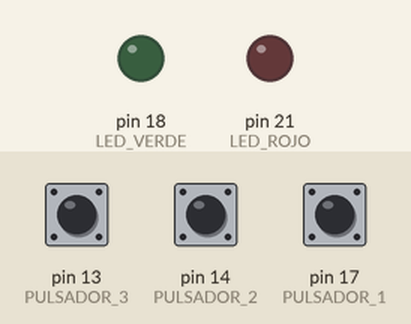
Bench run of a program on a simulated MicroPython board. Shown: output pins drawn as LEDs (lit = HIGH). Dashed ring = blinking. Inputs (shaded band) come from the test bench; at power-on: pin 13 (PULSADOR_3) HIGH, pin 14 (PULSADOR_2) HIGH, pin 17 (PULSADOR_1) HIGH.

Above: at 1.2 s.
1.3 s: pin 13 (PULSADOR_3) pulled LOW for 0.15 s
At 1.7 s:
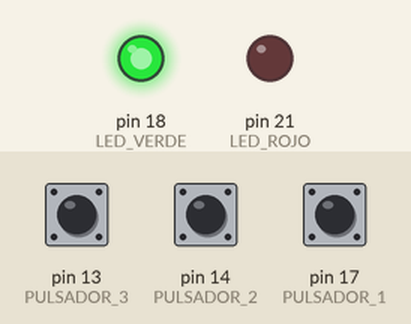
3.8 s: pin 14 (PULSADOR_2) pulled LOW for 3.2 s
At 4.2 s:
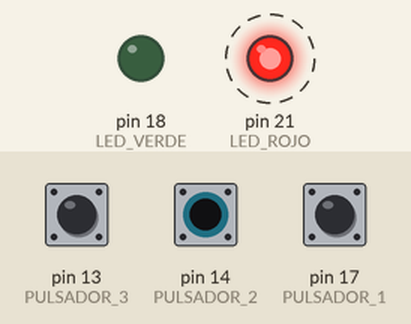
8.5 s: pin 13 (PULSADOR_3) pulled LOW for 3.2 s
At 8.9 s:
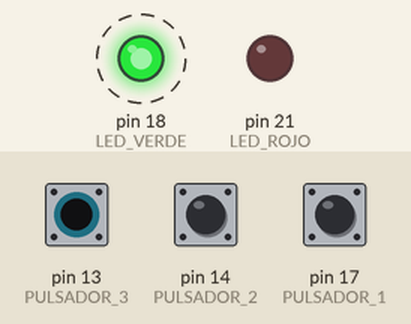
13.2 s: pin 17 (PULSADOR_1) pulled LOW for 3.2 s
At 14.3 s:
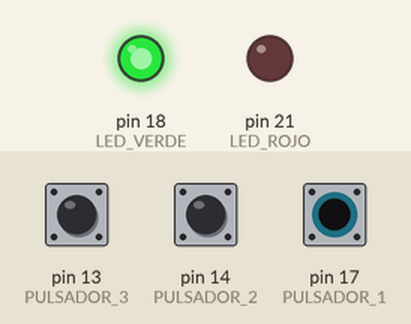
Timing chart, 0 to 17.9 s (numbered marks = the images above; inputs shaded):
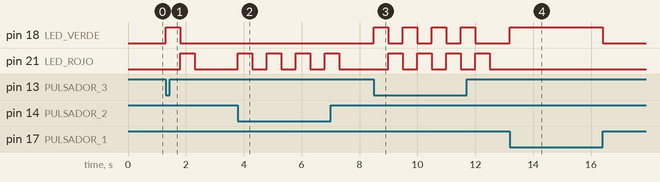

The program:

6_5_lampara_senales.py
```python
"""
MICROPYTHON EN PROYECTOS
Beatriz Padín / Adriana Dapena
Capítulo 6: Lámpara de señales
---------------------------------------
Pulsador 1: Luz verde fija. Autorizado para aterrizar.
Pulsador 2: Luz roja intermitente. Peligro, no aterrice.
Pulsador 3: Luz alterna roja y verde. Extreme la precaución.
"""

from machine import Pin
from time import sleep_ms

# Pulsador 1 en GPIO17: aterrice
# Pulsador 2 en GPIO14: peligro
# Pulsador 3 en GPIO13: precaución
PULSADOR_1 = Pin(17, Pin.IN, Pin.PULL_UP)
PULSADOR_2 = Pin(14, Pin.IN, Pin.PULL_UP)
PULSADOR_3 = Pin(13, Pin.IN, Pin.PULL_UP)

# Led verde en GPIO18
# Led rojo en GPIO21
LED_VERDE = Pin(18, Pin.OUT, value=0)
LED_ROJO = Pin(21, Pin.OUT, value=0)

# Tiempo entre destellos (en ms)
INTERVALO = 500


def apagado():
    """
    Ambos ledes apagados
    """
    LED_VERDE.value(0)
    LED_ROJO.value(0)


def aterrice():
    """
    Led verde fijo
    """
    LED_VERDE.value(1)


def peligro():
    """
    Led rojo intermitente
    """
    LED_ROJO.value(not LED_ROJO.value())
    sleep_ms(INTERVALO)


def precaucion():
    """
    Led verde y rojo alternos
    """
    LED_VERDE.value(1)
    LED_ROJO.value(0)
    sleep_ms(INTERVALO)
    LED_VERDE.value(0)
    LED_ROJO.value(1)
    sleep_ms(INTERVALO)


while True:
    if PULSADOR_1.value() == 1 and PULSADOR_2.value() == 1 and PULSADOR_3.value() == 1:
        apagado()
    elif PULSADOR_1.value() == 0:
        aterrice()
    elif PULSADOR_2.value() == 0:
        peligro()
    elif PULSADOR_3.value() == 0:
        precaucion()
```

Measured:
- after the input at 1.3 s, pin 18 (LED_VERDE): LOW → HIGH at once, → LOW 0.50 s later; pin 21 (LED_ROJO): LOW → HIGH after 0.50 s, → LOW 0.50 s later
- after the input at 3.8 s, pin 21 (LED_ROJO): alternates HIGH for 0.50 s and LOW for 0.50 s, 8 changes in all, then stays LOW, starting at once
- after the input at 8.5 s, pin 18 (LED_VERDE): alternates HIGH for 0.50 s and LOW for 0.50 s, 8 changes in all, then stays LOW, starting at once; pin 21 (LED_ROJO): alternates HIGH for 0.50 s and LOW for 0.50 s, starting after 0.50 s
- after the input at 13.2 s, pin 18 (LED_VERDE): LOW → HIGH at once, → LOW 3.2 s later
